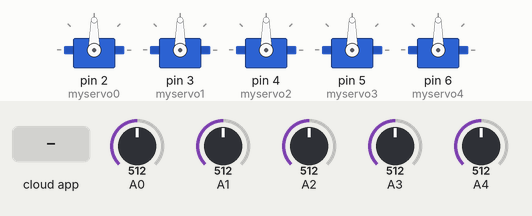
This sketch was run on a simulated Arduino Uno, built with avr-gcc and run on an emulated ATmega328P. Shown: 5 × servo. The inputs (shaded band) are chosen by the test bench; at power-on: A0 = 512, A1 = 512, A2 = 512, A3 = 512, A4 = 512. The ROS host is connected and sends only what is stated.

Above: at 1.2 s.
1.3 s: the phone or cloud app sets talker0 to 0
At 2.0 s:
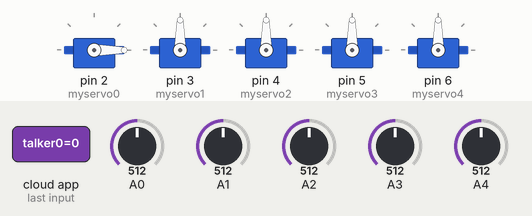
2.8 s: the phone or cloud app sets talker1 to 0
At 3.9 s:
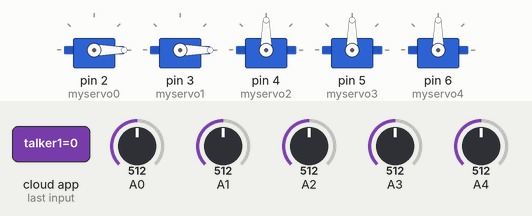
4.3 s: the phone or cloud app sets talker2 to 0
At 5.5 s:
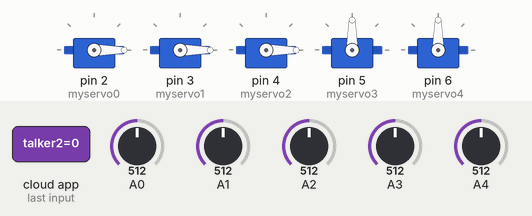
5.8 s: the phone or cloud app sets talker3 to 0
At 6.3 s:
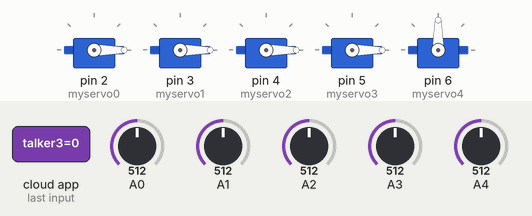
7.3 s: the phone or cloud app sets talker4 to 0
At 8.1 s:
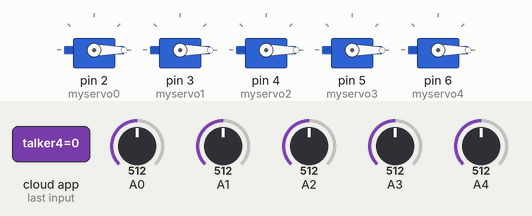
8.8 s: the phone or cloud app sets talker0 to 45
At 9.9 s:
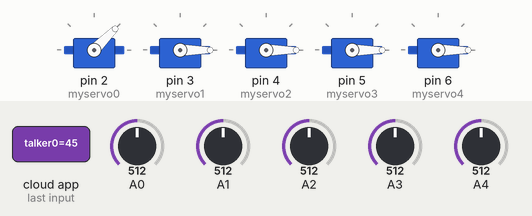
Timing chart, 0 to 11.4 s (numbered marks = the images above; inputs shaded):
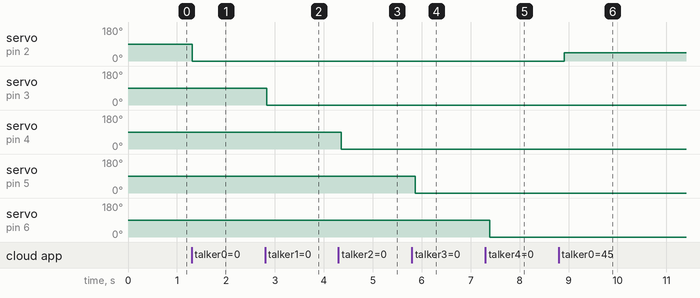

Measured:
- after the input at 1.3 s, servo on pin 2 (myservo0): 90° → 0° at once
- after the input at 2.8 s, servo on pin 3 (myservo1): 90° → 0° at once
- after the input at 4.3 s, servo on pin 4 (myservo2): 90° → 0° after 0.05 s
- after the input at 5.8 s, servo on pin 5 (myservo3): 90° → 0° after 0.07 s
- after the input at 7.3 s, servo on pin 6 (myservo4): 90° → 0° after 0.09 s
- after the input at 8.8 s, servo on pin 2 (myservo0): 0° → 45° after 0.11 s

The sketch:

robotic_hand.ino
```cpp
#include <ros.h>
#include <std_msgs/Int32.h>
#include <Servo.h>
Servo myservo0,myservo1,myservo2,myservo3,myservo4;  // create servo object to control a servo
float servo0,servo1,servo2,servo3,servo4;
ros::NodeHandle nh;
int t;

void servo0Cb(const std_msgs::Int32 &msg0)
{
  servo0=msg0.data;
  myservo0.write(servo0);

}
void servo1Cb(const std_msgs::Int32 &msg1)
{
  servo1=msg1.data;
  myservo1.write(servo1);
}
void servo2Cb(const std_msgs::Int32 &msg2)
{
  servo2=msg2.data;
  myservo2.write(servo2);
}
void servo3Cb(const std_msgs::Int32 &msg3)
{
  servo3=msg3.data;
  myservo3.write(servo3);
}
void servo4Cb(const std_msgs::Int32 &msg4)
{
  servo4=msg4.data;
  myservo4.write(servo4);
}


ros::Subscriber<std_msgs::Int32> sub0("talker0", &servo0Cb);
ros::Subscriber<std_msgs::Int32> sub1("talker1", &servo1Cb);
ros::Subscriber<std_msgs::Int32> sub2("talker2", &servo2Cb);
ros::Subscriber<std_msgs::Int32> sub3("talker3", &servo3Cb);
ros::Subscriber<std_msgs::Int32> sub4("talker4", &servo4Cb);

std_msgs::Int32 fsr0;
ros::Publisher chatter0("chatter0", &fsr0);
std_msgs::Int32 fsr1;
ros::Publisher chatter1("chatter1", &fsr1);
std_msgs::Int32 fsr2;
ros::Publisher chatter2("chatter2", &fsr2);
std_msgs::Int32 fsr3;
ros::Publisher chatter3("chatter3", &fsr3);
std_msgs::Int32 fsr4;
ros::Publisher chatter4("chatter4", &fsr4);
void setup()
{
  Serial.begin(57600);
  myservo0.attach(2);
  myservo1.attach(3);
  myservo2.attach(4);
  myservo3.attach(5);
  myservo4.attach(6);
  nh.initNode();
  nh.subscribe(sub0);
  nh.subscribe(sub1);
  nh.subscribe(sub2);
  nh.subscribe(sub3);
  nh.subscribe(sub4);
  nh.advertise(chatter0);
  nh.advertise(chatter1);
  nh.advertise(chatter2);
  nh.advertise(chatter3);
  nh.advertise(chatter4);
}

void loop()
{

  fsr0.data = analogRead(A0);
  fsr1.data = analogRead(A1);
  fsr2.data = analogRead(A2);
  fsr3.data = analogRead(A3);
  fsr4.data = analogRead(A4);
  chatter0.publish(&fsr0);
  nh.spinOnce();
  chatter1.publish(&fsr1);
  nh.spinOnce();
  chatter2.publish(&fsr2);
  nh.spinOnce();
  chatter3.publish(&fsr3);
  nh.spinOnce();
  chatter4.publish(&fsr4);
  nh.spinOnce();
  delay(100);
}
```
